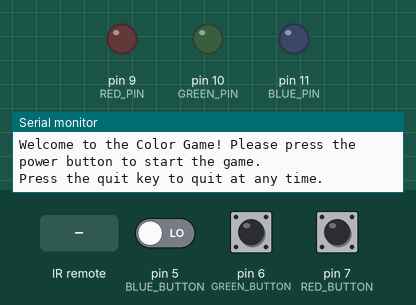
Simulated run of this sketch. Board: Arduino Uno, built with avr-gcc and run on an emulated ATmega328P. Parts: output pins drawn as LEDs (lit = HIGH), the last lines printed to the serial monitor. Inputs (shaded band) come from the test bench; at power-on: pin 6 (GREEN_BUTTON) LOW, pin 5 (BLUE_BUTTON) LOW, pin 7 (RED_BUTTON) LOW. Random numbers use the default seed unless the sketch sets one.

Above: at 1.2 s.
1.3 s: infrared code 0xFF629D received
At 2.6 s:
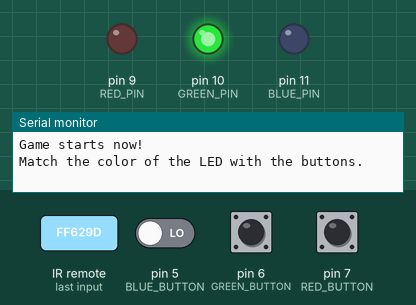
2.9 s: pin 6 (GREEN_BUTTON) pulled HIGH for 0.15 s
At 4.6 s:
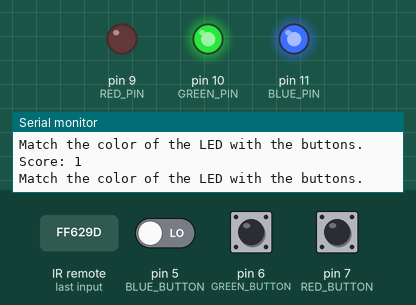
4.9 s: pin 5 (BLUE_BUTTON) driven HIGH and pin 6 (GREEN_BUTTON) driven HIGH
At 6.3 s:
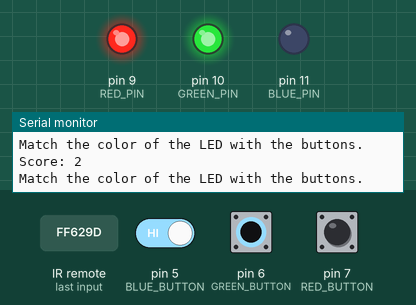
6.9 s: pin 7 (RED_BUTTON) pulled HIGH for 0.15 s
At 7.8 s:
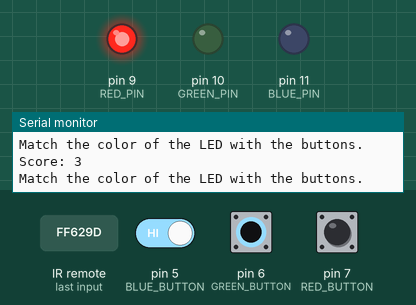
8.9 s: pin 7 (RED_BUTTON) pulled HIGH for 1 s
At 10.9 s:
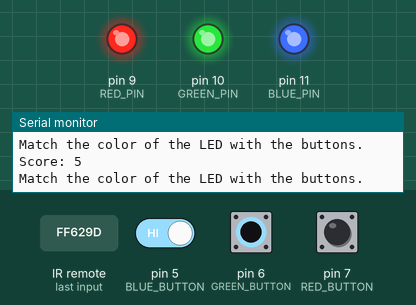
11.4 s: pin 7 (RED_BUTTON) pulled HIGH for 0.15 s
At 12.4 s:
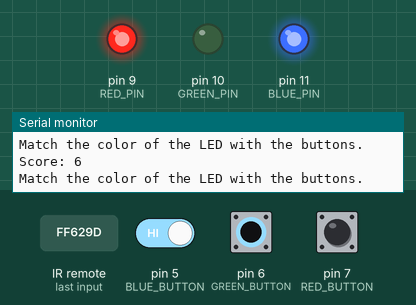
Timing chart, 0 to 14.4 s (numbered marks = the images above; inputs shaded):
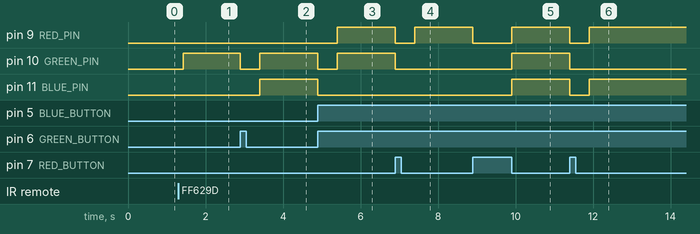

Measured:
- after the input at 1.3 s, pin 10 (GREEN_PIN): LOW → HIGH after 0.12 s
- after the input at 2.9 s, pin 10 (GREEN_PIN): HIGH → LOW at once, → HIGH 0.50 s later; pin 11 (BLUE_PIN): LOW → HIGH after 0.50 s
- after the input at 4.9 s, pin 9 (RED_PIN): LOW → HIGH after 0.50 s; pin 10 (GREEN_PIN): HIGH → LOW at once, → HIGH 0.50 s later; pin 11 (BLUE_PIN): HIGH → LOW at once
- after the input at 6.9 s, pin 9 (RED_PIN): HIGH → LOW at once, → HIGH 0.50 s later; pin 10 (GREEN_PIN): HIGH → LOW at once
- after the input at 8.9 s, pin 9 (RED_PIN): HIGH → LOW at once, → HIGH 1.0 s later; pin 10 (GREEN_PIN), pin 11 (BLUE_PIN): LOW → HIGH after 1.0 s
- after the input at 11.4 s, pin 9 (RED_PIN), pin 11 (BLUE_PIN): HIGH → LOW at once, → HIGH 0.50 s later; pin 10 (GREEN_PIN): HIGH → LOW at once

The sketch:

FinalProject_Challenge1_4.ino
```cpp
#include <IRremote.h>

#define START_GAME_KEY 0xFF629D
#define RESET_KEY 0xFF18E7
#define QUIT_KEY 0xFFC23D

// constants of the pins to be filled out
const int RED_PIN = 9;
const int GREEN_PIN = 10;
const int BLUE_PIN = 11;
const int RED_BUTTON = 7;
const int GREEN_BUTTON = 6;
const int BLUE_BUTTON = 5;
const int RECV_PIN = 3;
const int PIEZO_PIN = 12;
IRrecv irrecv(RECV_PIN);  // Initialize IR Library
decode_results results;   // Initialize IR Library

// In-game variables
boolean isOn = false;
int score;
boolean inProgress; // = true
long startTime;

void setup() {
  pinMode(GREEN_PIN, OUTPUT);
  pinMode(BLUE_PIN, OUTPUT);
  pinMode(RED_PIN, OUTPUT);
  pinMode(RED_BUTTON, INPUT);
  pinMode(BLUE_BUTTON, INPUT);
  pinMode(GREEN_BUTTON, INPUT);
  irrecv.enableIRIn();  // Start the receiver
  Serial.begin(9600);
  Serial.println("Welcome to the Color Game! Please press the power button to start the game.");
  Serial.println("Press the quit key to quit at any time.");
  isOn = false;
}

void loop() {
  if (irrecv.decode(&results)) {
    irrecv.resume();    // Receive the next value
    // Power switch
    if (results.value == START_GAME_KEY) {
      if (isOn == true) {
        Serial.println("Turning off.");
        isOn = false;
        Serial.println("*****************************************************************************************************");
        Serial.println("Game shut down");
      }
      else if (isOn == false) {
        Serial.println("Turning on.");
        isOn = true;
        Serial.println("*****************************************************************************************************");
        Serial.println("Game starts now!");
        score = 0;
        startTime = millis();
      }
    }
    if (isOn == true) {
      if (results.value == RESET_KEY) {
        Serial.println("*****************************************************************************************************");
        Serial.println("Game has been reset. Prepare for a new game.");
        score = 0;
      }
      else if (results.value == QUIT_KEY) {
        Serial.print("Game over. Your score was: ");
        Serial.println(score);
        score = 0;
        isOn = false;
      }
    }
  }
  if (isOn == true) {
    inProgress = true;
  }
  else {
    inProgress = false;
  }
  if (inProgress) {
    Serial.println("Match the color of the LED with the buttons.");
    String color = randomColor();
    //Serial.println(color);
    if (color == "red") {
      analogWrite(RED_PIN, 255);
      analogWrite(BLUE_PIN, 0);
      analogWrite(GREEN_PIN, 0);
    }
    else if(color == "blue") {
      analogWrite(RED_PIN, 0);
      analogWrite(BLUE_PIN, 255);
      analogWrite(GREEN_PIN, 0);
    }
    else if (color == "green") {
      analogWrite(RED_PIN, 0);
      analogWrite(BLUE_PIN, 0);
      analogWrite(GREEN_PIN, 255);
    }
    else if (color == "yellow") {
      analogWrite(RED_PIN, 255);
      analogWrite(BLUE_PIN, 0);
      analogWrite(GREEN_PIN, 255);
    }
    else if (color == "cyan") {
      analogWrite(RED_PIN, 0);
      analogWrite(BLUE_PIN, 255);
      analogWrite(GREEN_PIN, 255);
    }
    else if (color == "purple") {
      analogWrite(RED_PIN, 255);
      analogWrite(BLUE_PIN, 255);
      analogWrite(GREEN_PIN, 0);
    }
    else if (color == "white") {
      analogWrite(RED_PIN, 255);
      analogWrite(BLUE_PIN, 255);
      analogWrite(GREEN_PIN, 255);
    }
    boolean buttonsPressed = false;
    boolean redPressed = false;
    boolean bluePressed = false;
    boolean greenPressed = false;

    while (buttonsPressed == false) {
      if (digitalRead(RED_BUTTON) == HIGH) {
        redPressed = true;
      }
      if (digitalRead(BLUE_BUTTON) == HIGH) {
        bluePressed = true;
      }
      if (digitalRead(GREEN_BUTTON) == HIGH) {
        greenPressed = true;
      }

      if (color == "red") {
        if (redPressed == true) {
          buttonsPressed = true;
          score++;
        }
      }
      else if (color == "blue") {
        if (bluePressed == true) {
          buttonsPressed = true;
          score++;
        }
      }
      else if (color == "green") {
        if(greenPressed == true) {
          buttonsPressed = true;
          score++;
        }
      }
      else if (color == "yellow") {
        if(redPressed == true && greenPressed == true) {
          buttonsPressed = true;
          score++;
        }
      }
      else if (color == "cyan") {
        if(bluePressed == true && greenPressed == true) {
          buttonsPressed = true;
          score++;
        }
      }
      else if (color == "purple") {
        if(redPressed == true && bluePressed == true) {
          buttonsPressed = true;
          score++;
        }
      }
      else if (color == "white") {
        if(redPressed == true && bluePressed == true && greenPressed == true) {
          buttonsPressed = true;
          score++;
        }
      }
    }
    Serial.print("Score: ");
    Serial.println(score); //Print the score
    //Turn lights off to set up for next color
    analogWrite(RED_PIN, 0);
    analogWrite(BLUE_PIN, 0);
    analogWrite(GREEN_PIN, 0);
    //Delay so people have time to stop pressing the button.
    delay(500);

    if (millis() - startTime >= 20000) {
      Serial.println("Game over!");
      analogWrite(PIEZO_PIN, 255);
      delay(2000);
      analogWrite(PIEZO_PIN, 0);
      Serial.print("Your score was: ");
      Serial.println(score);
      isOn = false;
    }
  }
}

String randomColor() {
 String color;
 while (true) {
  int rand = random(0, 1000);
  rand = rand % 7;
  if (rand == 0) {
    color = "red"; //Set color to red
    return color;
  }
  else if( rand == 1) {
    color = "blue"; //Set color to blue
    return color;
  }
  else if (rand == 2) {
    color = "green"; //Set color to green
    return color;
  }
  else if (rand == 3) {
    color = "yellow"; //Set color to yellow
    return color;
  }
  else if (rand == 4) {
    color = "cyan"; //Set color to cyan
    return color;
  }
  else if (rand == 5) {
    color = "purple"; //Set color to purple
    return color;
  }
  else if (rand == 6) {
    color = "white"; //Set color to white
    return color;
  }
 }
}
```
